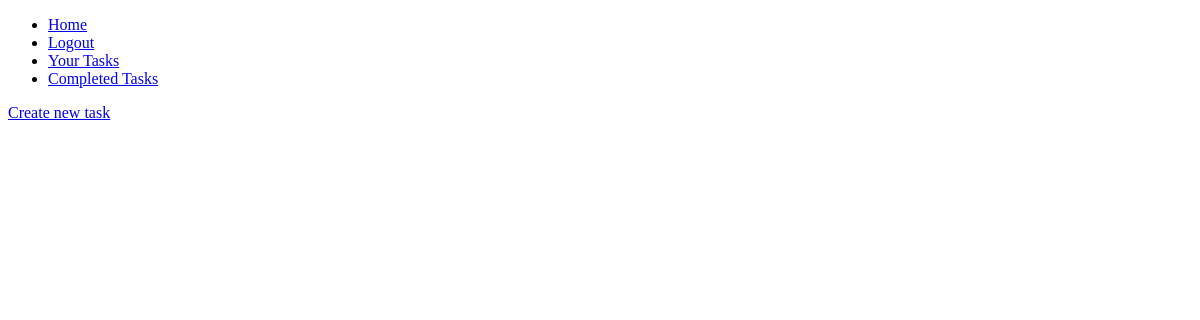
The page /tasks/completed (signed in) on the database as committed earlier.
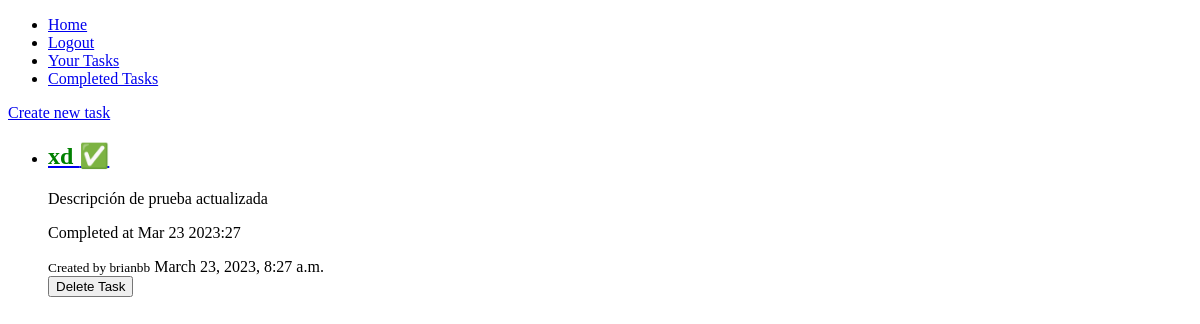
The same page on the database as committed later.
### tasks/models.py (models this page shows, shortened)
class Task(models.Model):
    title = models.CharField(max_length=100)
    description = models.TextField(blank=True)
    created_at = models.DateTimeField(auto_now_add=True)
    dateCompleted = models.DateTimeField(blank=True, null=True)
    important = models.BooleanField(default=False)
    user = models.ForeignKey(User, on_delete=models.CASCADE)

### tasks/views.py (the view)
# urls.py: path('tasks/completed', views.completedTasks, name='completedTasks'),
@login_required
@permission_required('tasks.change_task')
def completedTasks(request):
    tasks = Task.objects.filter(user=request.user, dateCompleted__isnull=False)
    return render(request, 'tasks/completed.html', {
        'tasks': tasks,
    })

### tasks/templates/tasks/completed.html (shortened to what this page needs)
{% extends 'layouts/base.html' %}
{% block 'content' %}
<a href="{% url 'createTask' %}">Create new task</a>
<ul>
    {% for task in tasks %}
    <li>
        <a href="{% url 'taskDetailsView' task.id %}">
            <h2 style="color:green">{{task.title}} ✅</h2>
        </a>
        <p>{{task.description}}</p>
        <p>Completed at {{task.dateCompleted|date:'M j Y:i'}}</p>
        <small>Created by {{task.user}}</small>
        {{task.dateCompleted}}
        <form action="{% url 'deleteTask' task.id %}">
            <button>
                Delete Task
            </button>
        </form>
    </li>
    {% endfor %}
</ul>
{% endblock %}

Rows that differ between the two databases and show on the page:
added Task: title "xd", description "Descripción de prueba actualizada", dateCompleted "Mar 23 2023:27", user "brianbb", dateCompleted "March 23, 2023, 8:27 a.m."
